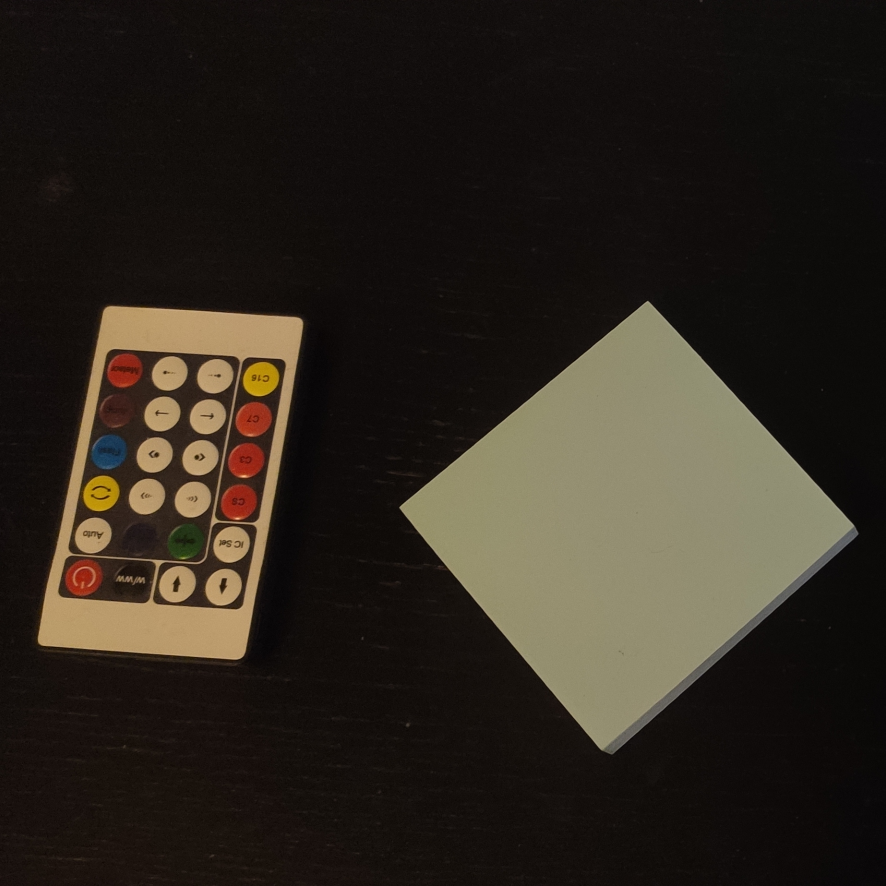
#> input picture left_feature.png, 1772 x 1772 px (shown at 1/2 size)
$ python harris.py   (older library calls are emulated)
#> lines starting #> are read from the running program, lines starting #| are printed output that depends on the picture
import cv2
import numpy as np
import matplotlib.pyplot as plt
import math

# Reads image from system
def read_image(image_name: str):
    return cv2.imread(image_name)

# Converts image to grayscale
def convert_grayscale(image):
    return cv2.cvtColor(image, cv2.cv2.COLOR_BGR2GRAY)

# Shows image
# [57 lines left out: functions show_image, harris, not called in this run]

def ORB(image_name_1: str, image_name_2: str):
#> called with image_name_1 = 'left_feature.png', image_name_2 = 'right_feature.png'
    img1 = cv2.imread(image_name_1,cv2.IMREAD_GRAYSCALE)          # queryImage
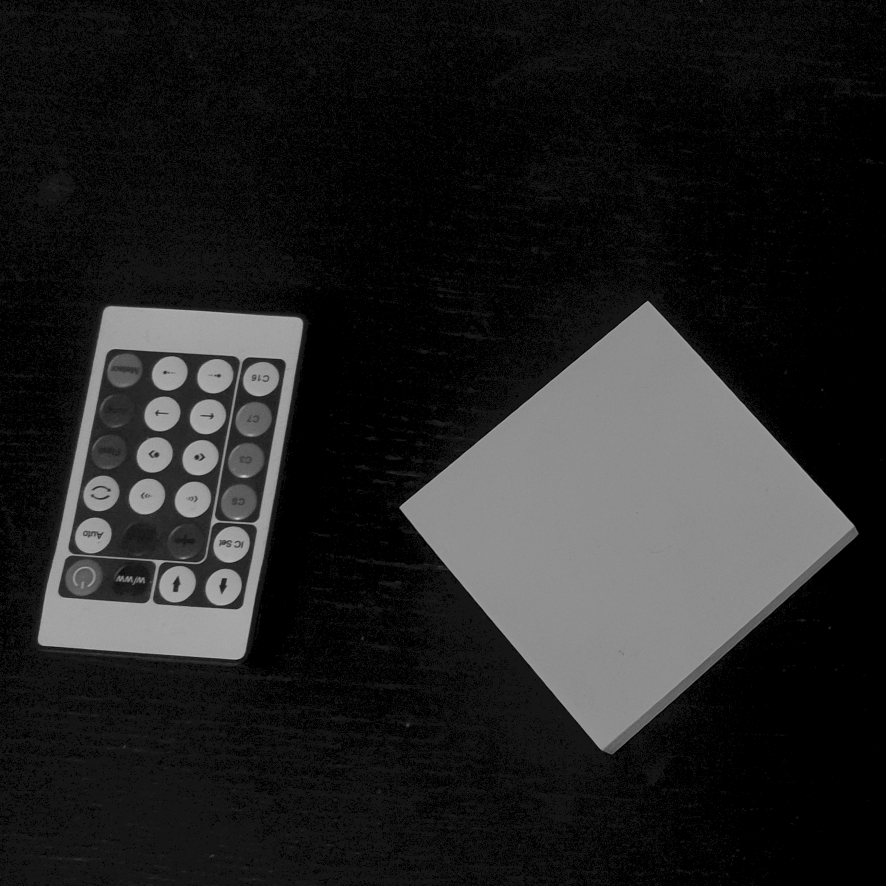
#> img1: shape (1772, 1772) (shown at 1/2 size); min 0, max 212, mean 35.4
    img2 = cv2.imread(image_name_2,cv2.IMREAD_GRAYSCALE) # trainImage
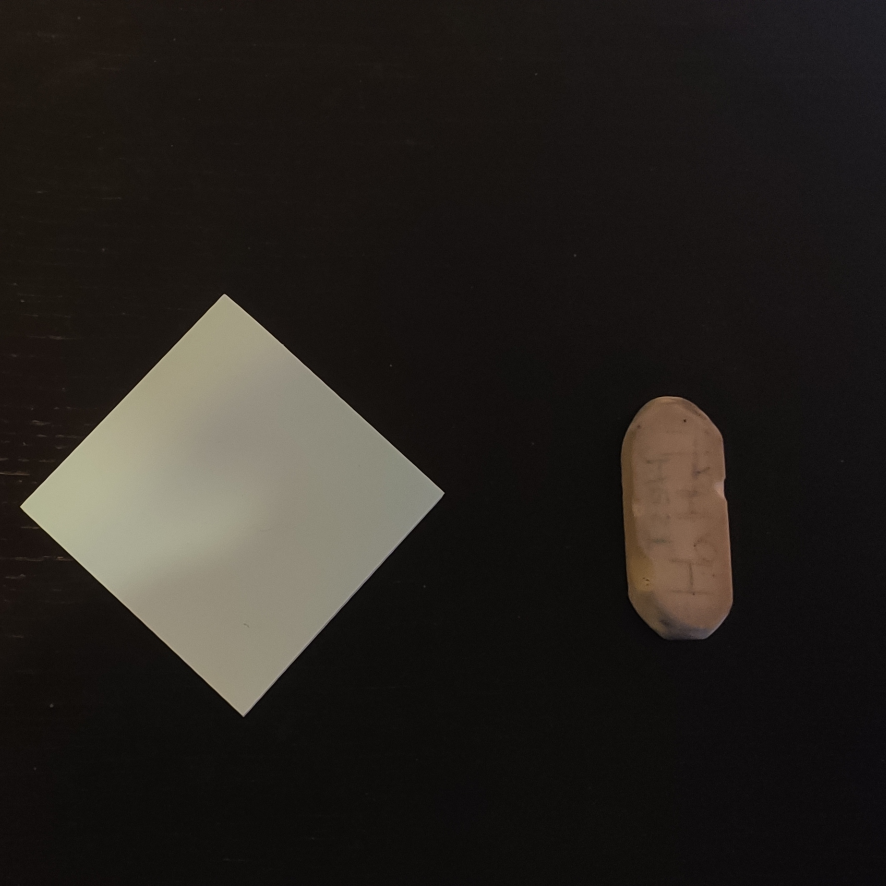
#> input picture right_feature.png, 1772 x 1772 px (shown at 1/2 size)
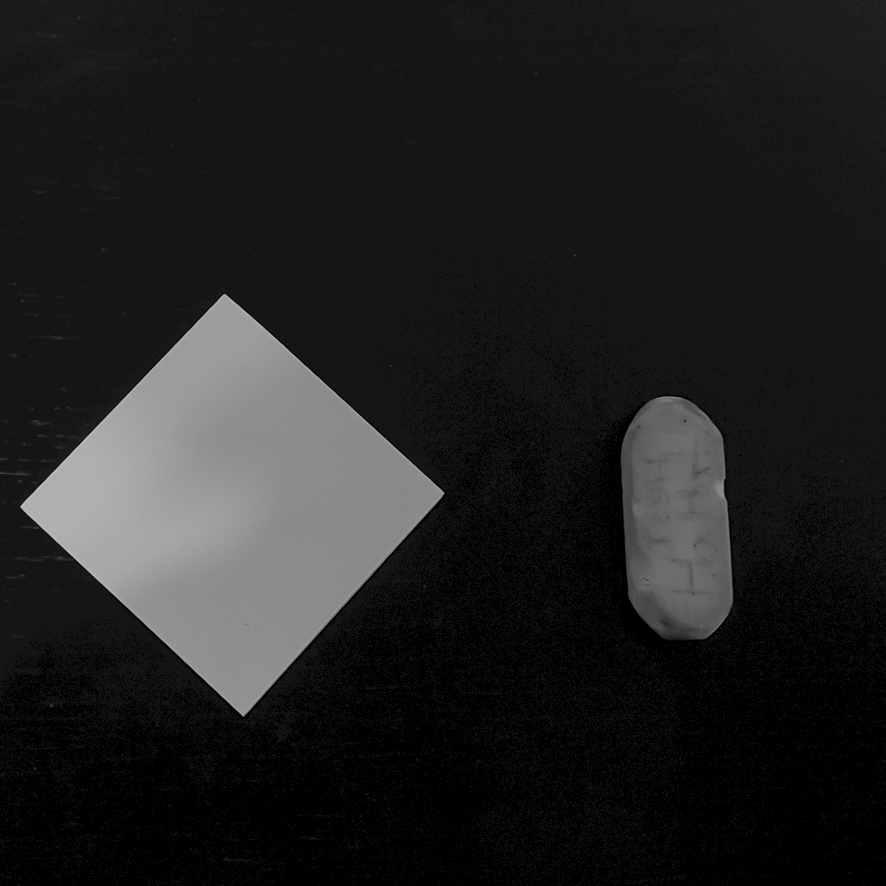
#> img2: shape (1772, 1772) (shown at 1/2 size); min 0, max 199, mean 32.6
    # Initiate ORB detector
    orb = cv2.ORB_create()
    # find the keypoints and descriptors with ORB
    kp1, des1 = orb.detectAndCompute(img1,None)
#> kp1 = 500 keypoints; strongest (x, y, size): (1295, 602, 31), (800, 1012, 92.6), (803, 1014, 111.1), (801, 1013, 77.1)
    kp2, des2 = orb.detectAndCompute(img2,None)
#> kp2 = 301 keypoints; strongest (x, y, size): (41, 1013, 31), (449, 588, 37.2), (449, 589, 44.6), (888, 986, 31)

    # create BFMatcher object
    bf = cv2.BFMatcher(cv2.NORM_HAMMING, crossCheck=True)
    # Match descriptors.
    matches = bf.match(des1,des2)
#> matches = 67 matches
    # Sort them in the order of their distance.
    matches = sorted(matches, key = lambda x:x.distance)
    # Draw first 10 matches.
    img3 = cv2.drawMatches(img1,kp1,img2,kp2,matches[:10],None,flags=cv2.DrawMatchesFlags_NOT_DRAW_SINGLE_POINTS)
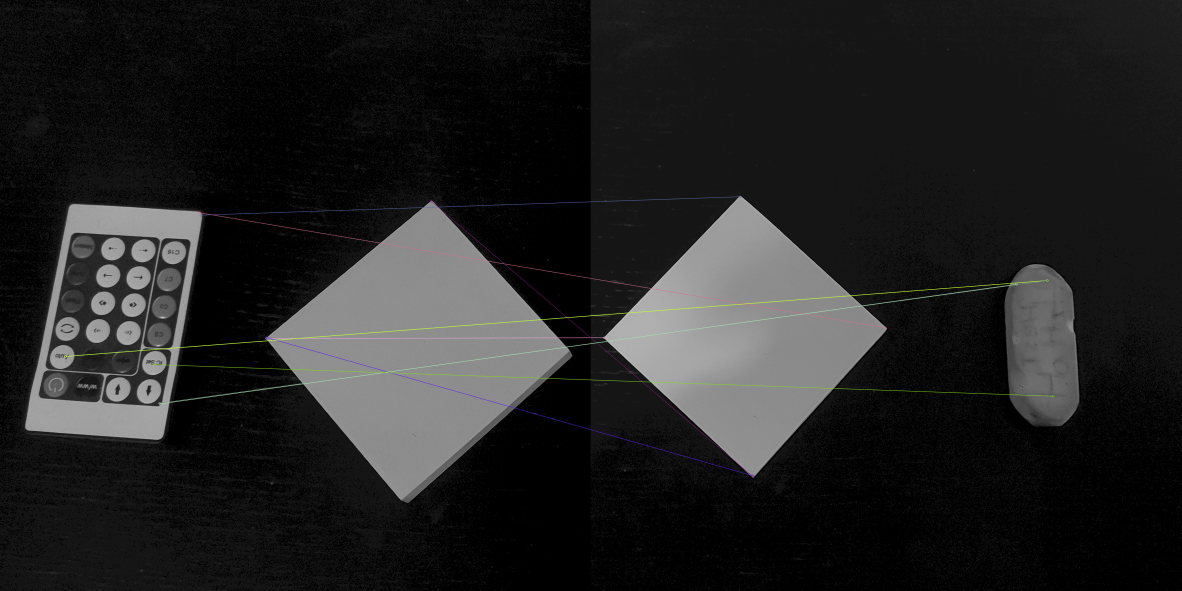
#> img3: shape (1772, 3544, 3) (shown at 1/3 size); mean of channels 0, 1, 2 34.2, 34.4, 34.3; drawn as B, G, R
    plt.imshow(img3),plt.show()

if __name__ == '__main__':
    #image_name = 'right_feature.png'
    #harris(image_name=image_name, scale_factor=0.5, window_size=5, k=0.04, threshold=10000.00)
    ORB('left_feature.png', 'right_feature.png')
